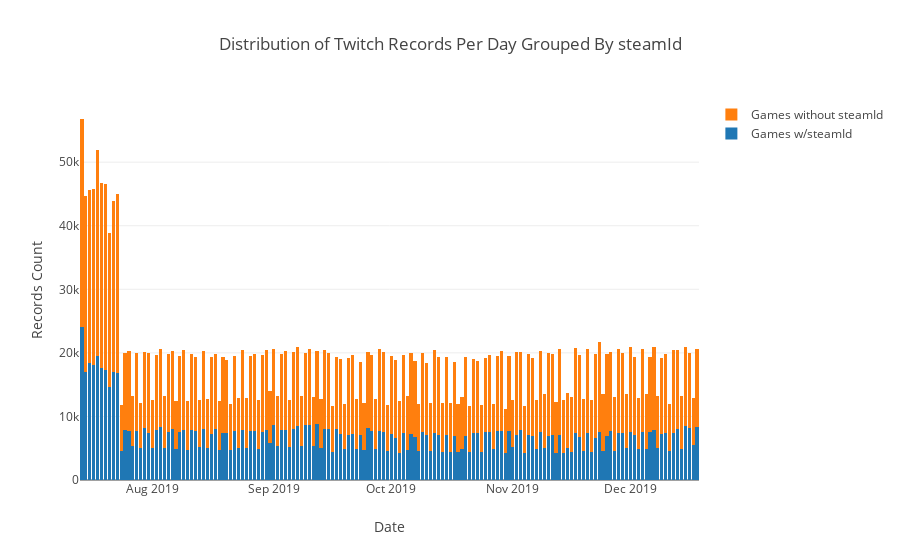

Notebook cell for this chart:
### Markdown cell above
## This is counts of Twitch records by day grouped by a tie to Steam

### Code cell
steam_grouped_df = db['twitchhistorical'].aggregate([
{"$match": {"steamId": {"$exists": True}}},
{"$group":  {"_id": {"$dateToString": {"format": "%Y-%m-%d", "date": "$date"}},
             "count" : { "$sum" : 1} } },
{"$sort": {"_id": 1}}
])

steam_grouped_df = pd.DataFrame(list(steam_grouped_df))
steam_grouped_df.rename(columns={steam_grouped_df.columns[0] : 'date'}, inplace=True)

nonsteam_grouped_df = db['twitchhistorical'].aggregate([
{"$match": {"steamId": {"$exists": False}}},
{"$group":  {"_id": {"$dateToString": {"format": "%Y-%m-%d", "date": "$date"}},
             "count" : { "$sum" : 1} } },
{"$sort": {"_id": 1}}
])

nonsteam_grouped_df = pd.DataFrame(list(nonsteam_grouped_df))
nonsteam_grouped_df.rename(columns={nonsteam_grouped_df.columns[0] : 'date'}, inplace=True)

# https://plot.ly/python/bar-charts/#stacked-bar-chart

steamTrace = Bar(
    x=steam_grouped_df['date'],
    y=steam_grouped_df['count'],
    name='Games w/steamId'
)
nonSteamTrace = Bar(
    x=nonsteam_grouped_df['date'],
    y=nonsteam_grouped_df['count'],
    name='Games without steamId'
)

data = [steamTrace, nonSteamTrace]

layout = Layout(
        title='Distribution of Twitch Records Per Day Grouped By steamId',
        xaxis=dict(
            title='Date'
        ),
        yaxis=dict(
            title='Records Count'
        ),
        barmode='stack'
    )

fig = Figure(data=data, layout=layout)

iplot(fig)

### Figure 1 — Plotly figure (JSON) as saved in the notebook; plotly's stock layout.template omitted (floating-point values rounded to 4 significant figures; data arrays with more than 128 entries replaced by an {"elided": "..."} marker saying what was removed)
{"data": [{"name": "Games w/steamId", "type": "bar", "uid": "cd274763-028f-4224-817f-9a9f7cd6b89b", "x": {"elided": "158 str values"}, "y": {"elided": "158 int values"}}, {"name": "Games without steamId", "type": "bar", "uid": "d2ec0211-434c-4e1e-8b0c-d6d0dc9acebf", "x": {"elided": "158 str values"}, "y": {"elided": "158 int values"}}], "layout": {"barmode": "stack", "title": {"text": "Distribution of Twitch Records Per Day Grouped By steamId"}, "xaxis": {"title": {"text": "Date"}}, "yaxis": {"title": {"text": "Records Count"}}}}
